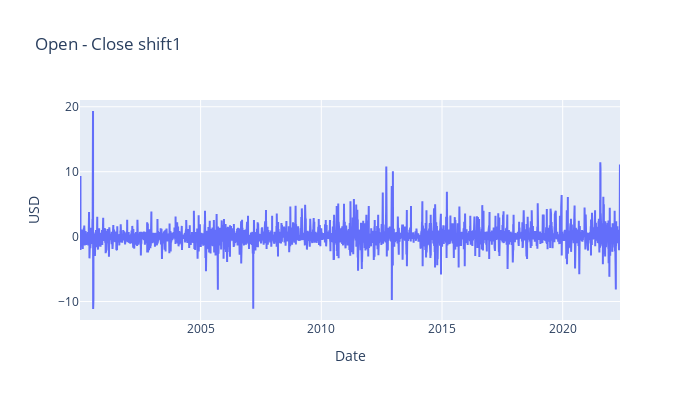

Notebook code for this chart:
### Code cell
fig=make_subplots(specs=[[{"secondary_y":False}]])
fig.add_trace(go.Scatter(x=data['Date'],y=data['Open - Close shift1'],name='Open - Close shift1'),secondary_y=False,)
fig.update_layout(autosize=False,width=700,height=400,title_text="Open - Close shift1")
fig.update_xaxes(title_text="Date")
fig.update_yaxes(title_text="USD",secondary_y=False)
fig.show()

### Figure 1 — Plotly figure (JSON) as saved in the notebook; plotly's stock layout.template omitted (floating-point values rounded to 4 significant figures; data arrays with more than 128 entries replaced by an {"elided": "..."} marker saying what was removed)
{"data": [{"name": "Open - Close shift1", "type": "scatter", "x": {"elided": "5671 str values"}, "xaxis": "x", "y": {"elided": "5671 float values"}, "yaxis": "y"}], "layout": {"autosize": false, "height": 400, "title": {"text": "Open - Close shift1"}, "width": 700, "xaxis": {"anchor": "y", "domain": [0, 1], "title": {"text": "Date"}}, "yaxis": {"anchor": "x", "domain": [0, 1], "title": {"text": "USD"}}}}
